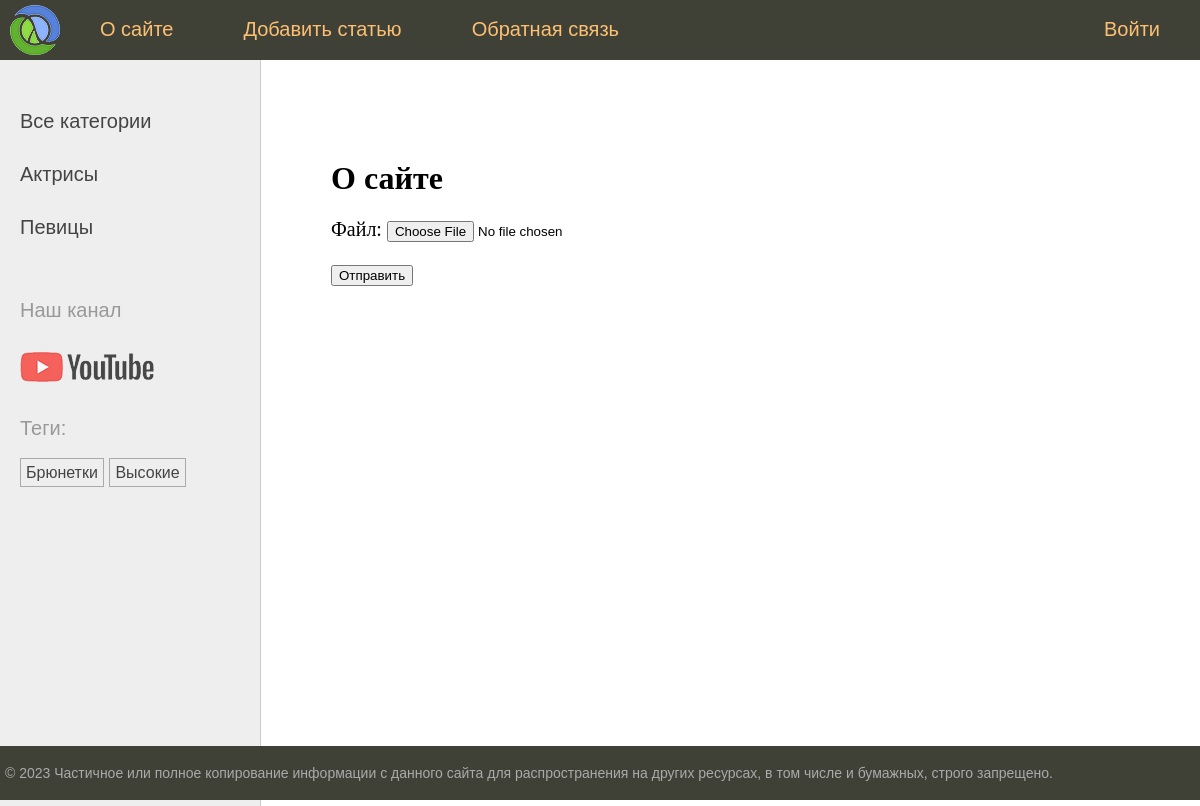
The page /about/ on the database its author committed.
### women/models.py (models this page shows, shortened)
class Category(models.Model):
    name = models.CharField(max_length=100, db_index=True, verbose_name='Категория')
    slug = models.SlugField(max_length=255, unique=True, db_index=True)
    class Meta:
        verbose_name = 'Категория'
        verbose_name_plural = 'Категории'
    def get_absolute_url(self):
        return reverse('category', kwargs={'cat_slug': self.slug})

class TagPost(models.Model):
    tag = models.CharField(max_length=100, db_index=True)
    slug = models.SlugField(max_length=255, unique=True, db_index=True)
    def get_absolute_url(self):
        return reverse('tag', kwargs={'tag_slug': self.slug})

### women/views.py (the view)
# urls.py: path('about/', views.about, name='about'),
def about(request):
    if request.method == 'POST':
        form = UploadFileForm(request.POST, request.FILES)
        if form.is_valid():
            fp = UploadFiles(file=form.cleaned_data['file'])
            fp.save()
    else:
        form = UploadFileForm()
    data = {
        'title': 'О сайте',
        'menu': menu,
        'form': form,
    }
    return render(request, 'women/about.html', data)

### women/forms.py
class UploadFileForm(forms.Form):
    file = forms.ImageField(label='Файл')

### women/templatetags/women_tags.py (called while the page is built)
@register.inclusion_tag('women/list_categories.html')
def show_categories(cat_selected=0):
    cats = Category.objects.annotate(total=Count('posts')).filter(total__gt=0)
    return {'cats': cats, 'cat_selected': cat_selected}

@register.inclusion_tag('women/list_tags.html')
def show_all_tags():
    return {'tags': TagPost.objects.annotate(total=Count('tags')).filter(total__gt=0)}

### women/templates/women/about.html (shortened to what this page needs)
{% extends 'base.html' %}
{% block content %}
    <h1>{{ title }}</h1>
    <form action="" method="post" enctype="multipart/form-data">
        {{ form.as_p }}
        <p>
            <button type="submit">Отправить</button>
        </p>
    </form>
{% endblock %}

### women/templates/women/list_categories.html
{% for cat in cats %}
    {% if cat.id == cat_selected %}
        <li class="selected">{{ cat.name }}</li>
    {% else %}
        <li><a href="{{ cat.get_absolute_url }}">{{ cat.name }}</a></li>
    {% endif %}
{% endfor %}

### women/templates/women/list_tags.html
{% if tags %}
    <p>Теги:</p>
    <ul class="tags-list">
        {% for t in tags %}
            <li><a href="{{ t.get_absolute_url }}">{{ t.tag }}</a></li>
        {% endfor %}
    </ul>
{% endif %}

### rows shown on the page
Category: name "Актрисы"
Category: name "Певицы"
TagPost: tag "Брюнетки"
TagPost: tag "Высокие"

### other values the page prints
{{ m.title }} "О сайте" "Добавить статью" "Обратная связь" "Войти"
{{ title }} "О сайте"
